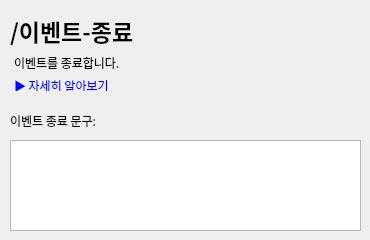
   <widget class="QWidget" name="finishEvent">
    <widget class="QLabel" name="titleLabel_2">
     <property name="geometry">
      <rect>
       <x>10</x>
       <y>10</y>
       <width>201</width>
       <height>41</height>
      </rect>
     </property>
     <property name="font">
      <font>
       <family>맑은 고딕</family>
       <pointsize>17</pointsize>
       <weight>75</weight>
       <bold>true</bold>
      </font>
     </property>
     <property name="text">
      <string>/이벤트-종료</string>
     </property>
    </widget>
    <widget class="QTextEdit" name="finishMessageTextEdit">
     <property name="geometry">
      <rect>
       <x>10</x>
       <y>140</y>
       <width>351</width>
       <height>91</height>
      </rect>
     </property>
     <property name="html">
      <string>&lt;!DOCTYPE HTML PUBLIC &quot;-//W3C//DTD HTML 4.0//EN&quot; &quot;http://www.w3.org/TR/REC-html40/strict.dtd&quot;&gt;
&lt;html&gt;&lt;head&gt;&lt;meta name=&quot;qrichtext&quot; content=&quot;1&quot; /&gt;&lt;style type=&quot;text/css&quot;&gt;
p, li { white-space: pre-wrap; }
&lt;/style&gt;&lt;/head&gt;&lt;body style=&quot; font-family:'맑은 고딕'; font-size:9pt; font-weight:400; font-style:normal;&quot;&gt;
&lt;p style=&quot;-qt-paragraph-type:empty; margin-top:0px; margin-bottom:0px; margin-left:0px; margin-right:0px; -qt-block-indent:0; text-indent:0px;&quot;&gt;&lt;br /&gt;&lt;/p&gt;&lt;/body&gt;&lt;/html&gt;</string>
     </property>
    </widget>
    <widget class="QTextBrowser" name="addWarnDescriptionTextBrowser_3">
     <property name="geometry">
      <rect>
       <x>10</x>
       <y>50</y>
       <width>251</width>
       <height>41</height>
      </rect>
     </property>
     <property name="font">
      <font>
       <family>맑은 고딕</family>
      </font>
     </property>
     <property name="styleSheet">
      <string notr="true">background: transparent; border: none;</string>
     </property>
     <property name="verticalScrollBarPolicy">
      <enum>Qt::ScrollBarAlwaysOff</enum>
     </property>
     <property name="horizontalScrollBarPolicy">
      <enum>Qt::ScrollBarAlwaysOff</enum>
     </property>
     <property name="html">
      <string>&lt;!DOCTYPE HTML PUBLIC &quot;-//W3C//DTD HTML 4.0//EN&quot; &quot;http://www.w3.org/TR/REC-html40/strict.dtd&quot;&gt;
&lt;html&gt;&lt;head&gt;&lt;meta name=&quot;qrichtext&quot; content=&quot;1&quot; /&gt;&lt;style type=&quot;text/css&quot;&gt;
p, li { white-space: pre-wrap; }
&lt;/style&gt;&lt;/head&gt;&lt;body style=&quot; font-family:'맑은 고딕','맑은 고딕'; font-size:9pt; font-weight:400; font-style:normal;&quot;&gt;
&lt;p style=&quot; margin-top:0px; margin-bottom:5px; margin-left:0px; margin-right:0px; -qt-block-indent:0; text-indent:0px;&quot;&gt;이벤트를 종료합니다.&lt;/p&gt;
&lt;p style=&quot; margin-top:0px; margin-bottom:5px; margin-left:0px; margin-right:0px; -qt-block-indent:0; text-indent:0px;&quot;&gt;&lt;a href=&quot;https://github.com/pandamgay/gui_discord_bot/blob/main/commands.md#5&quot;&gt;&lt;span style=&quot; text-decoration: underline; color:#0000ff;&quot;&gt;▶ 자세히 알아보기&lt;/span&gt;&lt;/a&gt;&lt;/p&gt;&lt;/body&gt;&lt;/html&gt;</string>
     </property>
    </widget>
    <widget class="QLabel" name="warnMessageTemplateLabel_3">
     <property name="geometry">
      <rect>
       <x>10</x>
       <y>110</y>
       <width>101</width>
       <height>21</height>
      </rect>
     </property>
     <property name="font">
      <font>
       <family>맑은 고딕</family>
      </font>
     </property>
     <property name="text">
      <string>이벤트 종료 문구:</string>
     </property>
     <property name="alignment">
      <set>Qt::AlignLeading|Qt::AlignLeft|Qt::AlignVCenter</set>
     </property>
    </widget>
   </widget>
